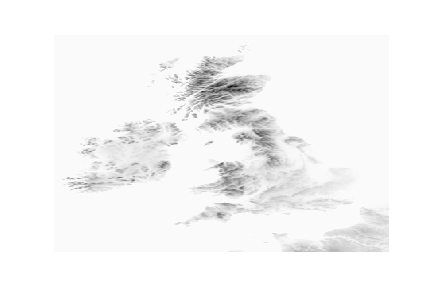
#> input picture surface_altitude.png, 432 x 288 px
$ jupyter execute --allow-errors slic.ipynb
#> lines starting #> are read from the running program, lines starting #| are printed output that depends on the picture
[cell 1]
from skimage.segmentation import slic
from skimage.segmentation import mark_boundaries
from skimage.util import img_as_float
from skimage import io
import matplotlib.pyplot as plt
import argparse

[cell 2]
# load the image and convert it to a floating point data type
#image = img_as_float(io.imread('airtemp2.png'))
image = img_as_float(io.imread('surface_altitude.png'))
print(image.shape)
#| (288, 432, 4)
image=image[:,:,0:3]
#> image: shape (288, 432, 3) float64

print(image.shape)
#| (288, 432, 3)
print(type(image))
#| <class 'numpy.ndarray'>

#> (a cell that did not finish here is left out)

#> (a cell that did not finish here is left out)

[cell 5]
# loop over the number of segments
for numSegments in (100, 200, 300):
    # apply SLIC and extract (approximately) the supplied number
    # of segments
    segments = slic(image, n_segments = numSegments, sigma = 5)

    #print(segments.shape)
    #print(segments)

    # show the output of SLIC
    fig = plt.figure("Superpixels -- %d segments" % (numSegments))
    ax = fig.add_subplot(1, 1, 1)
    ax.imshow(mark_boundaries(image, segments))
    plt.axis("off")
#> this loop made 3 passes
#> pass 1, `segments = slic(image, n_segments = numSegments, sigma = 5)`:
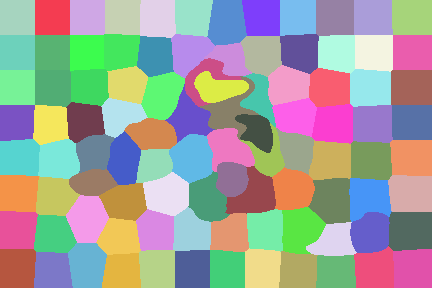
#> segments: shape (288, 432) int64; 96 distinct labels, from 1 to 96; one colour per label, 0 black
#> pass 2, `segments = slic(image, n_segments = numSegments, sigma = 5)`:
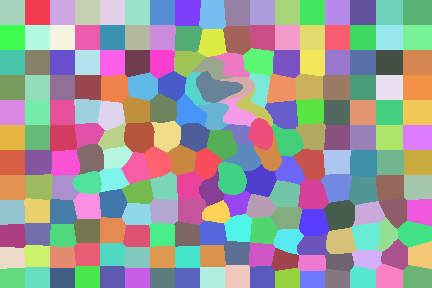
#> segments: shape (288, 432) int64; 204 distinct labels, from 1 to 204; one colour per label, 0 black
#> pass 3, `segments = slic(image, n_segments = numSegments, sigma = 5)`:
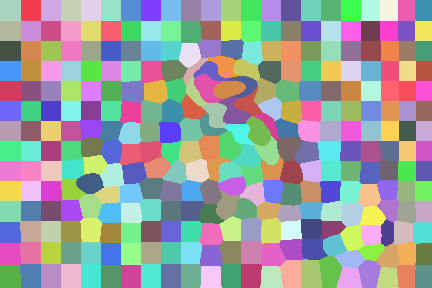
#> segments: shape (288, 432) int64; 308 distinct labels, from 1 to 308; one colour per label, 0 black

# show the plots
plt.show()
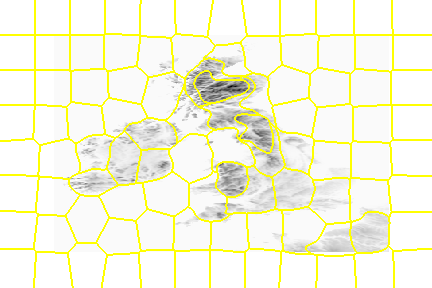
#> shown: shape (288, 432, 3) float64; mean R, G, B 0.968, 0.968, 0.873
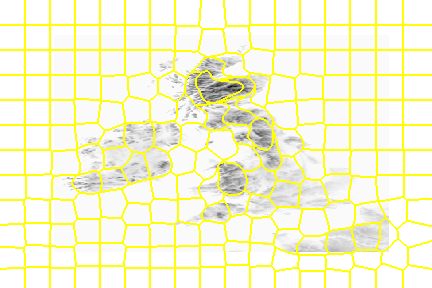
#> shown: shape (288, 432, 3) float64; mean R, G, B 0.969, 0.969, 0.828
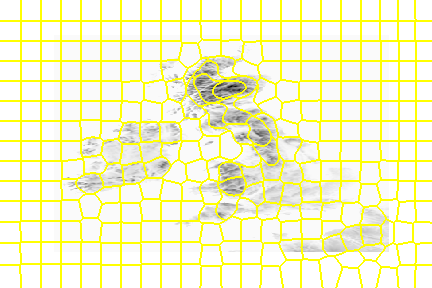
#> shown: shape (288, 432, 3) float64; mean R, G, B 0.971, 0.971, 0.796
